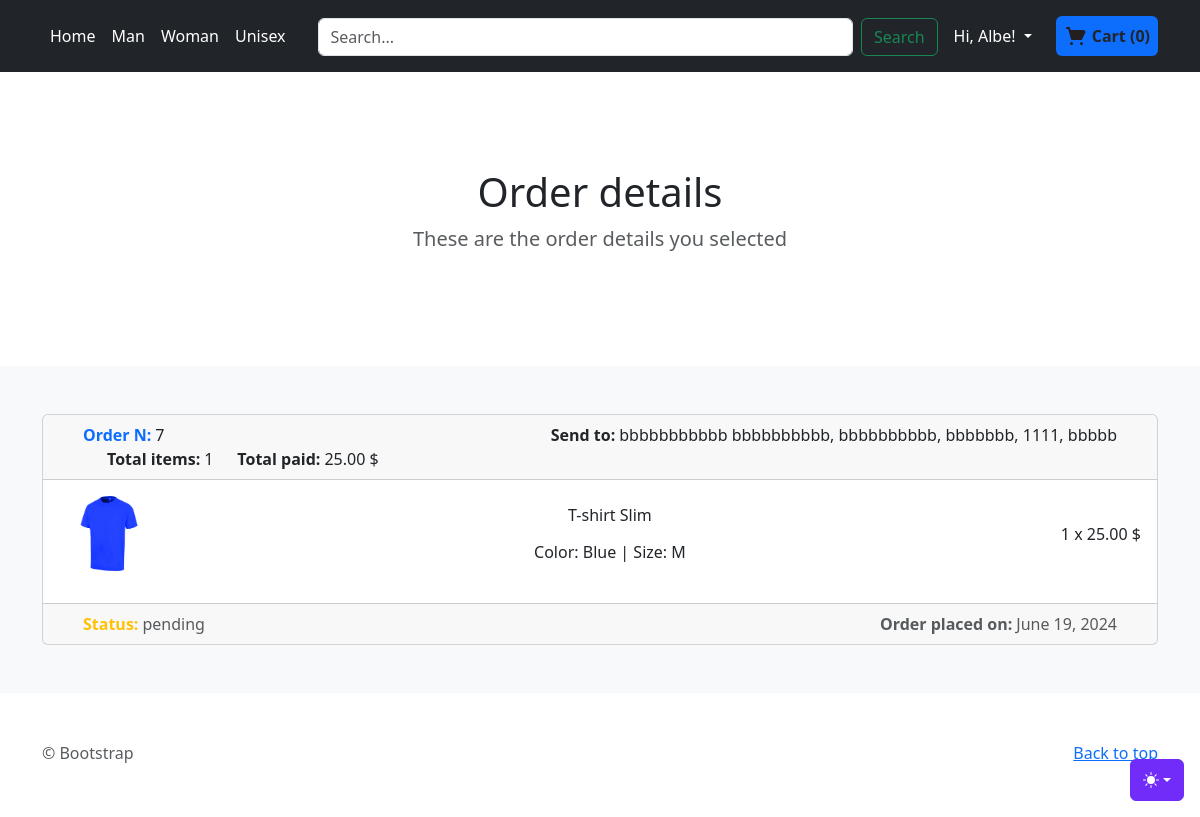
The app's page /order/orders/7/ (signed in) with its own data.
### accounts/models.py (models this page shows, shortened)
class CustomUser(AbstractUser):
    def __str__(self):
        return self.username

### order/models.py (models this page shows, shortened)
class Order(models.Model):
    PAYMENT_METHODS = [
        ('credit', 'Credit Card'),
        ('debit', 'Debit Card'),
        ('paypal', 'PayPal')
    ]
    user = models.ForeignKey(CustomUser, on_delete=models.SET_NULL, null=True, blank=True,editable=False)
    created_at = models.DateTimeField(auto_now_add=True)
    total_products = models.PositiveIntegerField(null=False,blank=False,editable=False)
    total_price = models.DecimalField(max_digits=10, decimal_places=2,null=False,blank=False,default=0,editable=False)
    payment_method = models.CharField(max_length=20,choices=PAYMENT_METHODS,null=False,blank=False,editable=False)
    shipping_email = models.EmailField(max_length=254,null=True,blank=True)
    shipping_nickname = models.CharField(max_length=255, blank=True, null=True)
    shipping_first_name_recipient = models.CharField(max_length=255, blank=True, null=True)
    shipping_last_name_recipient = models.CharField(max_length=255, blank=True, null=True)
    shipping_address1 = models.CharField(max_length=255, blank=False, null=True)
    shipping_address2 = models.CharField(max_length=255, blank=True, null=True)
    shipping_country = models.CharField(max_length=255, blank=False, null=True)
    shipping_state = models.CharField(max_length=255, blank=False, null=True)
    shipping_zip = models.CharField(max_length=20, blank=False, null=True)
    status = models.CharField(max_length=20, choices=OrderStatus.choices(), default=OrderStatus.PENDING.value)

class OrderItem(models.Model):
    order = models.ForeignKey(Order, on_delete=models.CASCADE,related_name='order_items')
    product = models.ForeignKey(ProductVariant, on_delete=models.CASCADE)
    quantity = models.PositiveIntegerField(default=1)

### store/models.py (models this page shows, shortened)
class ProductVariant(models.Model):
    title = models.CharField(max_length=100, blank=True, null=True)
    product = models.ForeignKey(Product, on_delete=models.CASCADE)
    color = models.ForeignKey(Color, on_delete=models.CASCADE, blank=True, null=True)
    size = models.ForeignKey(Size, on_delete=models.CASCADE, blank=True, null=True)
    image_id = models.ForeignKey(Image, blank=True, null=True,on_delete=models.CASCADE)
    price = models.DecimalField(max_digits=12, decimal_places=2, default=0)
    quantity = models.IntegerField(default=1,null=False)
    purchased = models.PositiveIntegerField(default=0, null=False, blank=True)

class Image(models.Model):
    name = models.CharField(max_length=50, blank=True)
    product=models.ForeignKey(Product, on_delete=models.CASCADE)
    image = models.ImageField(blank=True, upload_to='static/images/')

class Color(models.Model):
    color_name = models.CharField(max_length=100)
    def __str__(self):
        return self.color_name

class Size(models.Model):
    size_name = models.CharField(max_length=100)
    def __str__(self):
        return self.size_name

### order/views.py (the view)
# urls.py: path('orders/<int:id>/', views.order_detail, name='order-detail')
def order_detail(request, id):
    data_response = {
        'order': None
    }
    if request.user.is_authenticated:
        user_id = request.user.id
        order = Order.objects.get(id=id)
        data_response['order'] = order
        order_items = OrderItem.objects.select_related('product').filter(order=id).all()
        data_response['order_items'] = order_items
    return render(request, 'order/order-detail.html', cart_info(request) | data_response)

### order/models.py (called while the page is built)
    def total_items(self):
        return sum(item.quantity for item in self.cartitem_set.all())

    def total_price(self):
        total = 0
        for item in self.cartitem_set.all():
            total += item.quantity * item.product.price
        return total

### order/views.py (called while the page is built, shortened)
def get_or_create_cart(request):
    if request.user.is_authenticated:
        cart, created = Cart.objects.get_or_create(user=request.user)
    return cart

def get_cart_products(cart):
    cart_items = CartItem.objects.filter(cart=cart).select_related('product')
    cart_products = [
        {
            'product_id': item.product.id,
            'name': item.product.title,
            'price': item.product.price,
            'quantity': item.quantity,
            'size': item.product.size.size_name,
            'color': item.product.color.color_name
        } for item in cart_items
    ]
    return cart_products

def cart_info(request):
    cart = get_or_create_cart(request)
    data_response = {
        'cart_products': get_cart_products(cart),
        'total_items': cart.total_items(),
        'total_price': cart.total_price()
    }
    return data_response

### templates/order/order-detail.html
{% extends 'order/orders.html' %}
{% load static %}
{% block styles %}
    <link href="{%  static 'assets/dist/css/orders.css' %}" rel="stylesheet">
{% endblock styles %}
{% block section_title %}Order details{% endblock section_title %}
{% block section_par %}These are the order details you selected{% endblock section_par %}
{% block content %}
    {% if order %}
    <div class="card text-center">
  <div class="card-header">
      <div class="d-flex justify-content-between flex-wrap">
          <div class="mx-4 d-flex">
              <span class="me-1 text-primary fw-bold">Order N:</span>
              <span class="" > {{ order.id }}</span>
          </div>
          <div class="mx-4 d-flex align-items-center overflow-hidden">
              <span class="me-1 fw-bold">Send to: </span>
              <span class="">{{ order.shipping_first_name_recipient }} {{ order.shipping_last_name_recipient }},
              {{ order.shipping_address1 }}, {% if order.shipping_address2 %}{{ order.shipping_address2 }},{% endif %}
              {{ order.shipping_state }}, {{ order.shipping_zip }}, {{ order.shipping_country }}</span>
          </div>
            <div class="mx-4 d-flex">
              <div class="mx-4 d-flex">
              <span class="me-1 fw-bold">Total items:</span>
              <span class=""> {{ order.total_products }}</span>
          </div>
              <span class="me-1 fw-bold">Total paid:</span>
              <span class=""> {{ order.total_price }} $</span>
          </div>
      </div>
  </div>
  <div class="card-body">
      {% for item in order_items %}
      <div class="d-flex justify-content-between overflow-hidden mb-3">
        <div class="order-item-box">
            {% if item.product.image_id.image.url %}
          <img class="order-item-image" src="{{ item.product.image_id.image.url }}" alt="{{ item.product.title}}">
            {% else %}
                Image not found
            {% endif %}
        </div>
          <div class="align-content-center d-flex justify-content-around flex-column text-center">
              <span>{{ item.product.title }}</span>
              <div>
                  {% if item.product.color %}
                    <span>Color: {{ item.product.color }}</span>
                  {% endif %}
                  {% if item.product.size %}
                    <span>  |  </span>
                    <span>Size: {{ item.product.size }}</span>
                  {% endif %}
              </div>
          </div>
          <div class="align-content-center">
              <span>{{ item.quantity }} x {{ item.product.price }} $</span>
          </div>
      </div>
      {% endfor %}
  </div>
  <div class="card-footer text-muted">
      <div class="d-flex justify-content-between flex-wrap">
          <div class="mx-4 d-flex">
              <span class="me-1 text-warning fw-bold">Status:</span>
              <span class="" > {{ order.status }}</span>
          </div>
          <div class="mx-4 d-flex">
              <span class="me-1 fw-bold">Order placed on:</span>
              <span class="" > {{ order.created_at.date }}</span>
          </div>
      </div>
  </div>
    </div>
    {% else %}
        <div class="text-center text-danger">
            Error during order response
        </div>
    {% endif %}
{% endblock content %}

### templates/store/index.html (shortened to what this page needs)
{% load static %}
<!doctype html>
<html lang="en" data-bs-theme="auto">
  <head><script src="{% static 'assets/js/color-modes.js' %}"></script>
    <link rel="stylesheet" href="https://cdn.jsdelivr.net/npm/@docsearch/css@3">
<link href="{%  static 'assets/dist/css/bootstrap.min.css' %}" rel="stylesheet">
<link href="{%  static 'assets/dist/css/store.css' %}" rel="stylesheet">
      {% block styles %}
      {% endblock styles %}
  </head>
  <body>
    <div class="dropdown position-fixed bottom-0 end-0 mb-3 me-3 bd-mode-toggle">
      <button class="btn btn-bd-primary py-2 dropdown-toggle d-flex align-items-center"
              id="bd-theme"
              type="button"
              aria-expanded="false"
              data-bs-toggle="dropdown"
              aria-label="Toggle theme (auto)">
        <svg class="bi my-1 theme-icon-active" width="1em" height="1em"><use href="#circle-half"></use></svg>
      </button>
    </div>
  <header class="p-3 text-bg-dark">
    <div class="container">
      <div class="d-flex flex-wrap align-items-center justify-content-between">
        <ul class="nav col-12 col-lg-auto mb-2 justify-content-center mb-md-0">
            <li><a href="{% url 'store:home' %}" class="nav-link px-2 text-white">Home</a></li>
            <li><a href="{% url 'store:gender-store' 'Male' %}" class="nav-link px-2 text-white">Man</a></li>
            <li><a href="{% url 'store:gender-store' 'Female' %}" class="nav-link px-2 text-white">Woman</a></li>
            <li><a href="{% url 'store:gender-store' 'Unisex' %}" class="nav-link px-2 text-white">Unisex</a></li>
        </ul>
        <form method="GET" action="{% url 'store:search' %}" class="m-auto col-lg-auto mb-3 mb-lg-0 me-lg-3 flex-grow-1 mx-4" role="search">
            <div class="d-flex">
                <input class="form-control me-2" type="search" placeholder="Search..." aria-label="Search" name="searched">
                <button class="btn btn-outline-success" type="submit">Search</button>
            </div>
        </form>
      <div class="m-auto d-flex justify-content-between align-items-center">
          {% if user.is_authenticated %}
            <div class="dropdown text-end me-4">
          <a href="#" class="d-block link-body-emphasis text-decoration-none dropdown-toggle text-white" data-bs-toggle="dropdown" aria-expanded="false">
              {% if user.first_name %}
                Hi, {{ user.first_name }}!
              {% else %}
                Hi, {{ user.username }}!
              {% endif %}
          </a>
        </div>
          {% endif %}
<div class="d-flex justify-content-center align-items-center rounded bg-primary p-2">
    <a href="{% url 'order:cart-overview' %}" class="d-flex justify-content-center text-decoration-none align-items-center" style="width: 100%; height: 100%;">
        <span class="ml-1 fw-bold text-dark" id="cart-total">
            Cart ({{ total_items }})
        </span>
    </a>
</div>
      </div>
      </div>
    </div>
  </header>
<main>
    {% block categories %}{% endblock categories %}
  <div class="album py-5 bg-body-tertiary">
  <div class="d-flex">
        <div class="container">
            {% block content %}{% endblock content %}
        </div>
  </div>
  </div>
</main>
<footer class="text-body-secondary py-5">
  <div class="container">
    <p class="float-end mb-1">
      <a href="#">Back to top</a>
    </p>
    <p class="mb-1"> &copy; Bootstrap</p>
  </div>
</footer>
    </body>
</html>

### templates/store/index.html (style rules this page uses)
.bi { vertical-align: -.125em; fill: currentColor; }
.btn-bd-primary { --bd-violet-bg: #712cf9; --bd-violet-rgb: 112.520718, 44.062154, 249.437846; --bs-btn-font-weight: 600; --bs-btn-color: var(--bs-white); --bs-btn-bg: var(--bd-violet-bg); --bs-btn-border-color: var(--bd-violet-bg); --bs-btn-hover-color: var(--bs-white); --bs-btn-hover-bg: #6528e0; --bs-btn-hover-border-color: #6528e0; --bs-btn-focus-shadow-rgb: var(--bd-violet-rgb); --bs-btn-active-color: var(--bs-btn-hover-color); --bs-btn-active-bg: #5a23c8; --bs-btn-active-border-color: #5a23c8; }
.bd-mode-toggle { z-index: 1500; }

### records on screen
CustomUser: first_name "Albe"
Order: id "7", shipping_first_name_recipient "bbbbbbbbbbb", shipping_last_name_recipient "bbbbbbbbbb", shipping_address1 "bbbbbbbbbb", shipping_state "bbbbbbb", shipping_zip "1111", shipping_country "bbbbb", total_products "1", total_price "25.00", status "pending", created_at "June 19, 2024"
OrderItem: product.image_id.image (picture), product "T-shirt Slim", product.color "Blue", product.size "M", quantity "1", product.price "25.00"

### other values on screen
{{ total_items }} "0"
